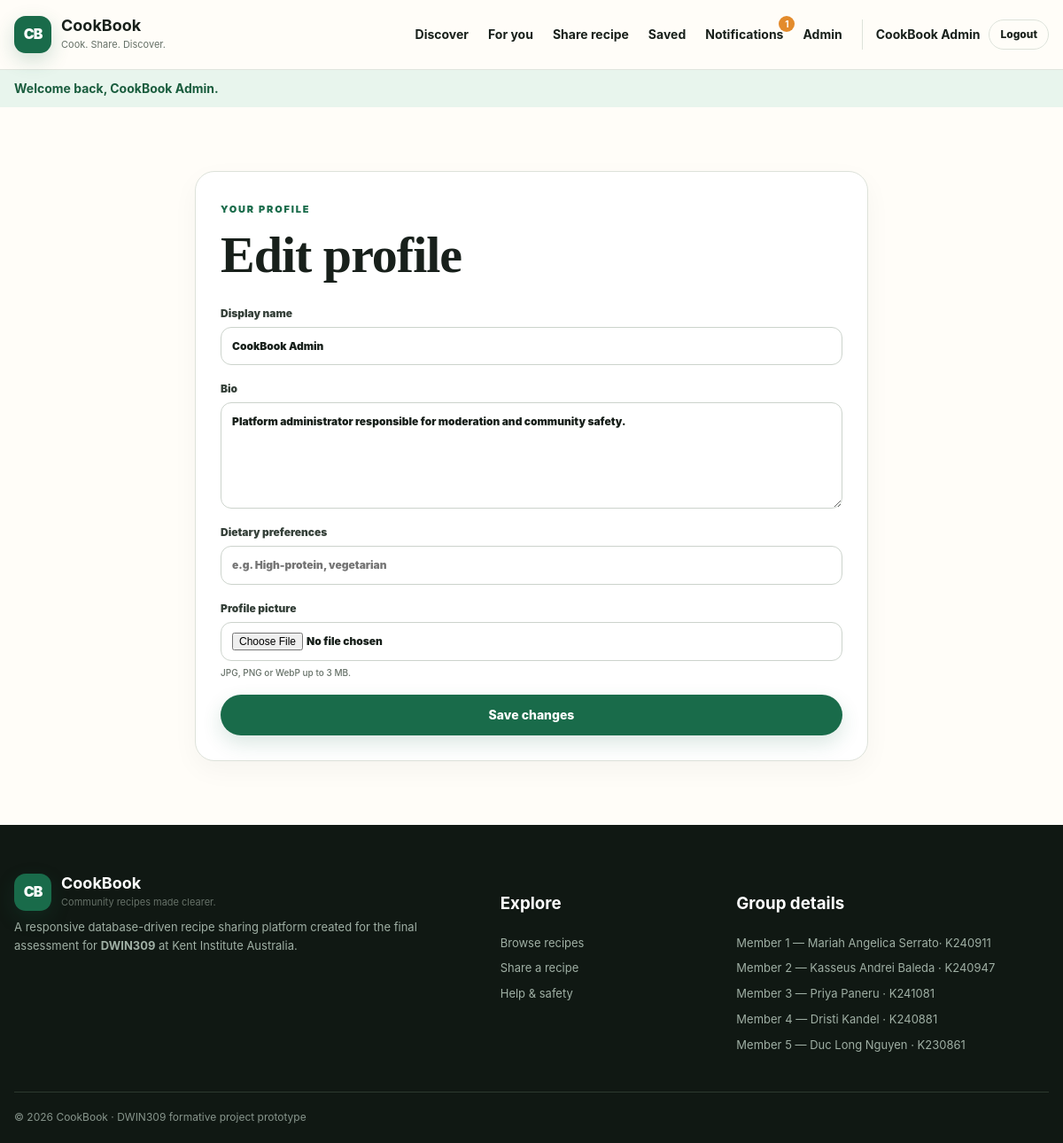
The page /profile_edit.php (signed in) on the database its author committed.
### tables this page shows
CREATE TABLE users (
    id INT UNSIGNED AUTO_INCREMENT PRIMARY KEY,
    email VARCHAR(190) NOT NULL UNIQUE,
    display_name VARCHAR(80) NOT NULL,
    password_hash VARCHAR(255) NOT NULL,
    role ENUM('user','admin') NOT NULL DEFAULT 'user',
    bio VARCHAR(500) NULL,
    profile_image VARCHAR(255) NULL,
    dietary_preferences VARCHAR(255) NULL,
    is_active TINYINT(1) NOT NULL DEFAULT 1,
    created_at TIMESTAMP NOT NULL DEFAULT CURRENT_TIMESTAMP,
    updated_at TIMESTAMP NOT NULL DEFAULT CURRENT_TIMESTAMP ON UPDATE CURRENT_TIMESTAMP,
    INDEX idx_users_role_active (role, is_active)
);

### includes/functions.php (called while the page is built, shortened)
<?php
require_once __DIR__ . '/../config/db.php';
function url(string $path = ''): string
{
    return APP_BASE . ($path !== '' ? '/' . ltrim($path, '/') : '');
}
function e(?string $value): string
{
    return htmlspecialchars((string)$value, ENT_QUOTES, 'UTF-8');
}
function consume_flashes(): array
{
    $items = $_SESSION['flash'] ?? [];
    return $items;
}
function current_user(): ?array
{
    return $_SESSION['user'] ?? null;
}
function is_logged_in(): bool
{
    return current_user() !== null;
}
function unread_notification_count(): int
{
    $stmt = db()->prepare('SELECT COUNT(*) FROM notifications WHERE user_id = ? AND is_read = 0');
    $stmt->execute([current_user()['id']]);
    return (int)$stmt->fetchColumn();
}

### config/db.php (called while the page is built, shortened)
<?php
function db(): PDO
{
    static $pdo = null;
    if ($pdo instanceof PDO) {
        return $pdo;
    }
    $dsn = sprintf('mysql:host=%s;port=%d;dbname=%s;charset=utf8mb4', DB_HOST, DB_PORT, DB_NAME);
    $pdo = new PDO($dsn, DB_USER, DB_PASS, [
        PDO::ATTR_ERRMODE => PDO::ERRMODE_EXCEPTION,
        PDO::ATTR_DEFAULT_FETCH_MODE => PDO::FETCH_ASSOC,
        PDO::ATTR_EMULATE_PREPARES => false,
    ]);
    return $pdo;
}

### classes/UserRepository.php (called while the page is built, shortened)
<?php
require_once __DIR__ . '/../config/db.php';
final class UserRepository
{
    public function findById(int $id): ?array
    {
        $stmt = db()->prepare('SELECT id, email, display_name, role, bio, profile_image, dietary_preferences, created_at FROM users WHERE id = ? LIMIT 1');
        $stmt->execute([$id]);
        return $stmt->fetch() ?: null;
    }
}

### profile_edit.php (the view, shortened to what this page needs)
<?php
require_once __DIR__.'/includes/functions.php';
require_once __DIR__.'/classes/UserRepository.php';
$repo=new UserRepository(); $profile=$repo->findById((int)current_user()['id']); $errors=[];
$pageTitle='Edit profile'; require __DIR__.'/includes/header.php';
?>
<section class="section container narrow"><div class="panel"><span class="eyebrow">Your profile</span><h1>Edit profile</h1><?php if($errors):?><div class="form-errors"><ul><?php foreach($errors as $x):?><li><?=e($x)?></li><?php endforeach;?></ul></div><?php endif;?><form method="post" enctype="multipart/form-data" class="form-stack"><?=csrf_field()?><label>Display name<input name="display_name" maxlength="80" required value="<?=e($_POST['display_name']??$profile['display_name'])?>"></label><label>Bio<textarea name="bio" maxlength="500" rows="5" placeholder="Tell the community what you love to cook."><?=e($_POST['bio']??$profile['bio'])?></textarea></label><label>Dietary preferences<input name="dietary_preferences" maxlength="255" value="<?=e($_POST['dietary_preferences']??$profile['dietary_preferences'])?>" placeholder="e.g. High-protein, vegetarian"></label><label>Profile picture<input type="file" name="profile_image" accept="image/jpeg,image/png,image/webp"><small>JPG, PNG or WebP up to 3 MB.</small></label><button class="button button-primary">Save changes</button></form></div></section>
<?php require __DIR__.'/includes/footer.php'; ?>

### includes/header.php (shortened to what this page needs)
<?php
require_once __DIR__ . '/functions.php';
$user = current_user();
$flashes = consume_flashes();
?>
<!doctype html>
<html lang="en">
<head>
    <link rel="stylesheet" href="<?= e(url('assets/css/style.css')) ?>">
</head>
<body>
<header class="site-header">
    <div class="container nav-wrap">
        <a class="brand" href="<?= e(url('index.php')) ?>" aria-label="CookBook home">
            <span class="brand-mark">CB</span>
            <span><strong>CookBook</strong><small>Cook. Share. Discover.</small></span>
        </a>
        <nav id="primary-nav" class="primary-nav" aria-label="Primary navigation">
            <a href="<?= e(url('browse.php')) ?>">Discover</a>
            <?php if ($user): ?>
                <a href="<?= e(url('recommendations.php')) ?>">For you</a>
                <a href="<?= e(url('recipe_form.php')) ?>">Share recipe</a>
                <a href="<?= e(url('bookmarks.php')) ?>">Saved</a>
                <a href="<?= e(url('notifications.php')) ?>" class="nav-notification">Notifications<?php $count = unread_notification_count(); if ($count): ?><span><?= $count ?></span><?php endif; ?></a>
                <?php if (($user['role'] ?? '') === 'admin'): ?><a href="<?= e(url('admin/index.php')) ?>">Admin</a><?php endif; ?>
                <div class="nav-user">
                    <a href="<?= e(url('profile.php')) ?>"><?= e($user['display_name']) ?></a>
                    <a class="button button-ghost button-small" href="<?= e(url('logout.php')) ?>">Logout</a>
                </div>
            <?php else: ?>
                <a href="<?= e(url('login.php')) ?>">Sign in</a>
                <a class="button button-primary button-small" href="<?= e(url('register.php')) ?>">Join CookBook</a>
            <?php endif; ?>
        </nav>
    </div>
</header>
<?php foreach ($flashes as $flash): ?>
<div class="flash flash-<?= e($flash['type']) ?>" role="status"><div class="container"><?= e($flash['message']) ?></div></div>
<?php endforeach; ?>
<main id="main-content">

### assets/css/style.css (style rules this page uses)
:root { --ink:#18201b;--muted:#667168;--paper:#fffdf8;--surface:#ffffff;--soft:#f4f5ec;--line:#dde2da; --brand:#196b4a;--brand-dark:#104b35;--accent:#e38b2c;--danger:#a53c3c;--success:#27734f; --shadow:0 18px 50px rgba(24,32,27,.09);--radius:22px;--radius-sm:13px;--max:1180px; }
* { box-sizing:border-box }
html { scroll-behavior:smooth }
body { margin:0;font-family:Inter,ui-sans-serif,system-ui,-apple-system,"Segoe UI",sans-serif;background:var(--paper);color:var(--ink);line-height:1.6 }
a { color:inherit;text-decoration:none }
button,input,select,textarea { font:inherit }
button { cursor:pointer }
.container { width:min(calc(100% - 32px),var(--max));margin-inline:auto }
.narrow { max-width:760px }
.site-header { position:sticky;top:0;z-index:100;background:rgba(255,253,248,.94);backdrop-filter:blur(12px);border-bottom:1px solid rgba(221,226,218,.9) }
.nav-wrap { height:78px;display:flex;align-items:center;justify-content:space-between;gap:30px }
.brand { display:inline-flex;align-items:center;gap:11px }
.brand-mark { width:42px;height:42px;border-radius:13px;display:grid;place-items:center;background:var(--brand);color:#fff;font-weight:900;letter-spacing:-1px;box-shadow:0 8px 22px rgba(25,107,74,.2) }
.brand strong { display:block;font-size:18px;line-height:1.1 }
.brand small { display:block;color:var(--muted);font-size:11px;margin-top:3px }
.primary-nav { display:flex;align-items:center;gap:22px;font-size:14px;font-weight:700 }
.nav-user { display:flex;align-items:center;gap:10px;padding-left:15px;border-left:1px solid var(--line) }
.nav-notification { position:relative }
.nav-notification span { position:absolute;top:-10px;right:-13px;min-width:18px;height:18px;border-radius:20px;background:var(--accent);color:#fff;display:grid;place-items:center;font-size:10px }
.button { display:inline-flex;align-items:center;justify-content:center;gap:7px;border:1px solid transparent;border-radius:999px;padding:11px 18px;font-weight:800;font-size:14px;transition:.18s ease;min-height:44px }
.button-primary { background:var(--brand);color:#fff;box-shadow:0 9px 22px rgba(25,107,74,.16) }
.button-ghost { background:transparent;border-color:var(--line) }
.button-small { min-height:34px;padding:6px 12px;font-size:12px }
.flash { padding:10px 0;font-weight:700;font-size:14px }
.flash-success { background:#e8f5ed;color:#1a5d3e }
.eyebrow { text-transform:uppercase;letter-spacing:1.8px;font-size:11px;font-weight:900;color:var(--brand) }
.section { padding:72px 0 }
.section h1,.section h2,.browse-head h1,.editor-head h1,.admin-head h1 { font-family:Georgia,"Times New Roman",serif;line-height:1.1;letter-spacing:-1px }
.section h1,.browse-head h1,.editor-head h1,.admin-head h1 { font-size:clamp(38px,5vw,58px);margin:8px 0 14px }
.mini-card,.panel { background:#fff;border:1px solid var(--line);border-radius:var(--radius);padding:28px;box-shadow:0 10px 30px rgba(24,32,27,.04) }
.form-stack { display:grid;gap:17px;margin-top:24px }
.form-stack label,.form-grid label,.filter-panel label,.inline-form label,.editor-side label { font-size:12px;font-weight:900;color:#354039 }
.form-stack input,.form-stack textarea,.form-stack select,.form-grid input,.form-grid textarea,.form-grid select,.filter-panel input,.filter-panel select,.inline-form input,.inline-form select,.editor-side select,.community-form-grid textarea { display:block;width:100%;margin-top:6px;border:1px solid #ccd3cc;border-radius:12px;background:#fff;padding:11px 12px;outline:none;color:var(--ink) }
label small { display:block;color:var(--muted);font-weight:500;margin-top:5px }

### rows shown on the page
users: id "1", display_name "CookBook Admin", bio "Platform administrator responsible for moderation and community safety."

### other values the page prints
$flash['message'] "Welcome back, CookBook Admin."
